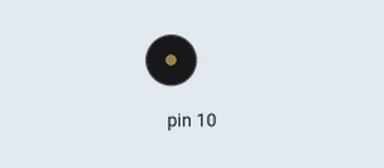
Bench run of a sketch on a simulated Arduino Uno, built with avr-gcc and run on an emulated ATmega328P. On the bench: buzzer (waves = sounding).

Above: at 0.3 s.
At 30.4 s:
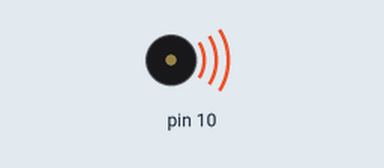
Timing chart, 0 to 32.0 s (numbered marks = the images above):
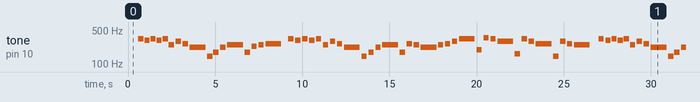

The sketch:

F_r-Elise.ino
```cpp
// (licence header left out)
void setup() {
  pinMode(10, OUTPUT);
}
void loop() {

  // play e4
  delay(600);
  tone(10, 329.63, 300);
  delay(350);
  // play d4#
  tone(10, 311.13, 300);
  delay(350);
  // play e4
  tone( 10, 329.63, 300);
  delay(350);
  // play d4#
  tone( 10,311.13, 300);
  delay(350);
  // play e4
  tone(10, 329.63, 300);
  delay(350);
  // play b3
  tone( 10, 246.94, 300);
  delay(400);
  // play d4
  tone(10, 293.66,300);
  delay(400);
  // play c4
  tone(10, 261.63,300);
  delay(400);
  // play a3
  tone(10, 220, 900);
  delay(1000);
  // play d3
  tone(10,146.83, 300);
  delay(350);
  //play f3
  tone(10, 174.61, 300);
  delay(400);
  //play a3
  tone(10, 220, 300);
  delay(400);
  // play b3
  tone(10, 246.94, 900);
  delay(1000);
  // play f3
  tone(10, 174.61, 300);
  delay(400);
  // play a3#
  tone(10, 233.08, 300);
  delay(400);
  // play b3
  tone(10, 246.94, 300);
  delay(400);
  // play c4
  tone(10, 261.63, 900);
  delay(1000);
  delay(300);
  // play e4
  tone(10, 329.63, 300);
  delay(400);
  // play d4#
  tone(10, 311.13, 300);
  delay(400);
  // play e4
  tone(10, 329.63, 300);
  delay(400);
  // play d4#
  tone(10, 311.13, 300);
  delay(400);
  // play e4
  tone(10, 329.63, 300);
  delay(400);
  // play b3
  tone(10, 246.94, 300);
  delay(400);
  // play d4
  tone(10, 293.66, 300);
  delay(400);
  // play c4
  tone(10, 261.63, 300);
  delay(400);
  // play a3
  tone(10, 220, 900);
  delay(1000);
  // play d3
  tone(10, 146.83, 300);
  delay(400);
  // play f3
  tone(10, 174.61, 300);
  delay(400);
  // play a3
  tone(10, 220, 300);
  delay(400);
  // play b3
  tone(10, 246.94, 900);
  delay(1000);
  // play f3
  tone(10, 174.61, 300);
  delay(400);
  // play c4
  tone(10, 261.63, 300);
  delay(400);
  // play b3
  tone(10, 246.94, 300);
  delay(400);
  // play a3
  tone(10, 220, 900);
  delay(1000);
  // play b3
  tone(10,246.94, 300);
  delay(400);
   // play c4
  tone(10, 261.63, 300);
  delay(400);
  // play d4
  tone(10, 293.66, 300);
  delay(400);
  // play e4
  tone(10, 329.63, 900);
  delay(1000);
  // play g3
  tone(10, 196, 300);
  delay(400);
  // play f4
  tone(10, 349.23, 300);
  delay(400);
  //play e4
  tone(10, 329.23, 300);
  delay(400);
  // play d4
  tone(10, 293.63, 900);
  delay(1000);
  // play e3
  tone(10,164.81, 300);
  delay(400);
  // play e4
  tone(10, 329.63, 300);
  delay(400);
  // play d4
  tone(10, 293.63, 300);
  delay(400);
  // play c4
  tone(10, 261.63, 900);
  delay(1000);
  // play d3
  tone(10, 146.83, 300);
  delay(400);
    // play d4
  tone(10, 293.63, 300);
  delay(400);
  // play c4
  tone(10, 261.63, 300);
  delay(400);
  // play b3
  tone(10, 246.94, 900);
  delay(1000);
  delay(400);
  // play e4
  tone(10, 329.63, 300);
  delay(400);
  // play d4#
  tone(10, 311.13, 300);
  delay(350);
  // play e4
  tone( 10, 329.63, 300);
  delay(350);
  // play d4#
  tone( 10,311.13, 300);
  delay(350);
  // play e4
  tone(10, 329.63, 300);
  delay(350);
  // play b3
  tone( 10, 246.94, 300);
  delay(400);
  // play d4
  tone(10, 293.66,300);
  delay(400);
  // play c4
  tone(10, 261.63,300);
  delay(400);
  // play a3
  tone(10, 220, 900);
  delay(1000);
  // play d3
  tone(10,146.83, 300);
  delay(350);
  //play f3
  tone(10, 174.61, 300);
  delay(400);
  //play a3
  tone(10, 220, 300);
  delay(400);
  // play b3
  tone(10, 246.94, 900);
  delay(1000);
  // play f3
  tone(10, 174.61, 300);
  delay(400);
  // play a3
  tone(10, 233.08, 300);
  delay(400);
  // play b3
  tone(10, 246.94, 300);
  delay(400);
  // play c4
  tone(10, 261.63, 900);
  delay(1000);
  delay(300);
  // play e4
  tone(10, 329.63, 300);
  delay(400);
  // play d4#
  tone(10, 311.13, 300);
  delay(400);
  // play e4
  tone(10, 329.63, 300);
  delay(400);
  // play d4#
  tone(10, 311.13, 300);
  delay(400);
  // play e4
  tone(10, 329.63, 300);
  delay(400);
  // play b3
  tone(10, 246.94, 300);
  delay(400);
  // play d4
  tone(10, 293.66, 300);
  delay(400);
  // play c4
  tone(10, 261.63, 300);
  delay(400);
  // play a3
  tone(10, 220, 900);
  delay(1000);
  // play d3
  tone(10, 146.83, 300);
  delay(400);
  // play f3
  tone(10, 174.61, 300);
  delay(400);
  // play a3
  tone(10, 220, 300);
  delay(400);
  // play b3
  tone(10, 246.94, 900);
  delay(1000);
  // play f3
  tone(10, 174.61, 300);
  delay(400);
  // play c4
  tone(10, 261.63, 300);
  delay(400);
  // play b3
  tone(10, 246.94, 300);
  delay(400);
  // play a3
  tone(10, 220, 900);
  delay(1000);

  delay(5000);


}
```

Measured:
- by itself, tone on pin 10: plays 329 Hz for 0.30 s, 311 Hz for 0.30 s, 329 Hz for 0.30 s, 311 Hz for 0.30 s, 329 Hz for 0.30 s, 246 Hz for 0.30 s … (229 notes in this stretch)
